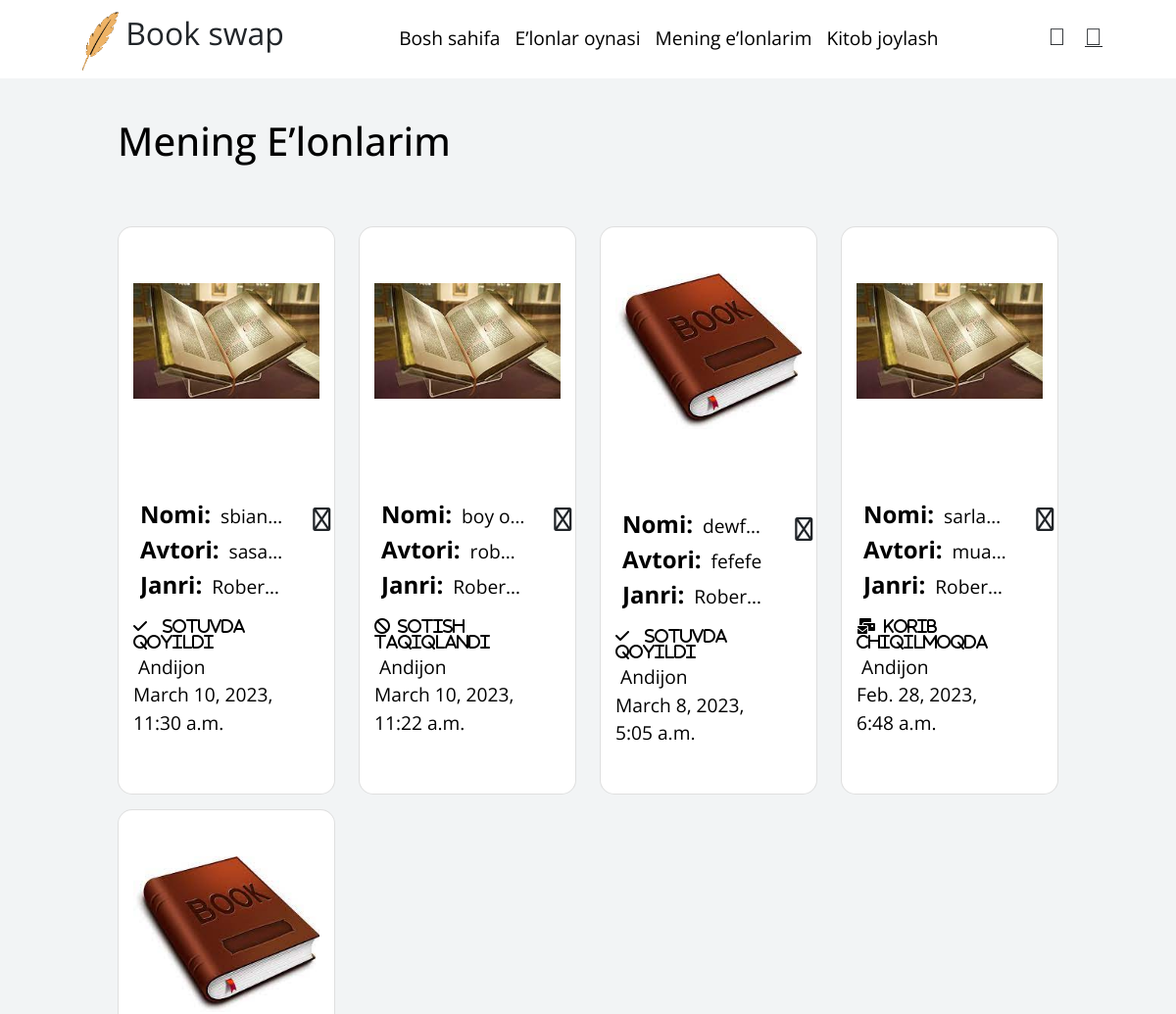
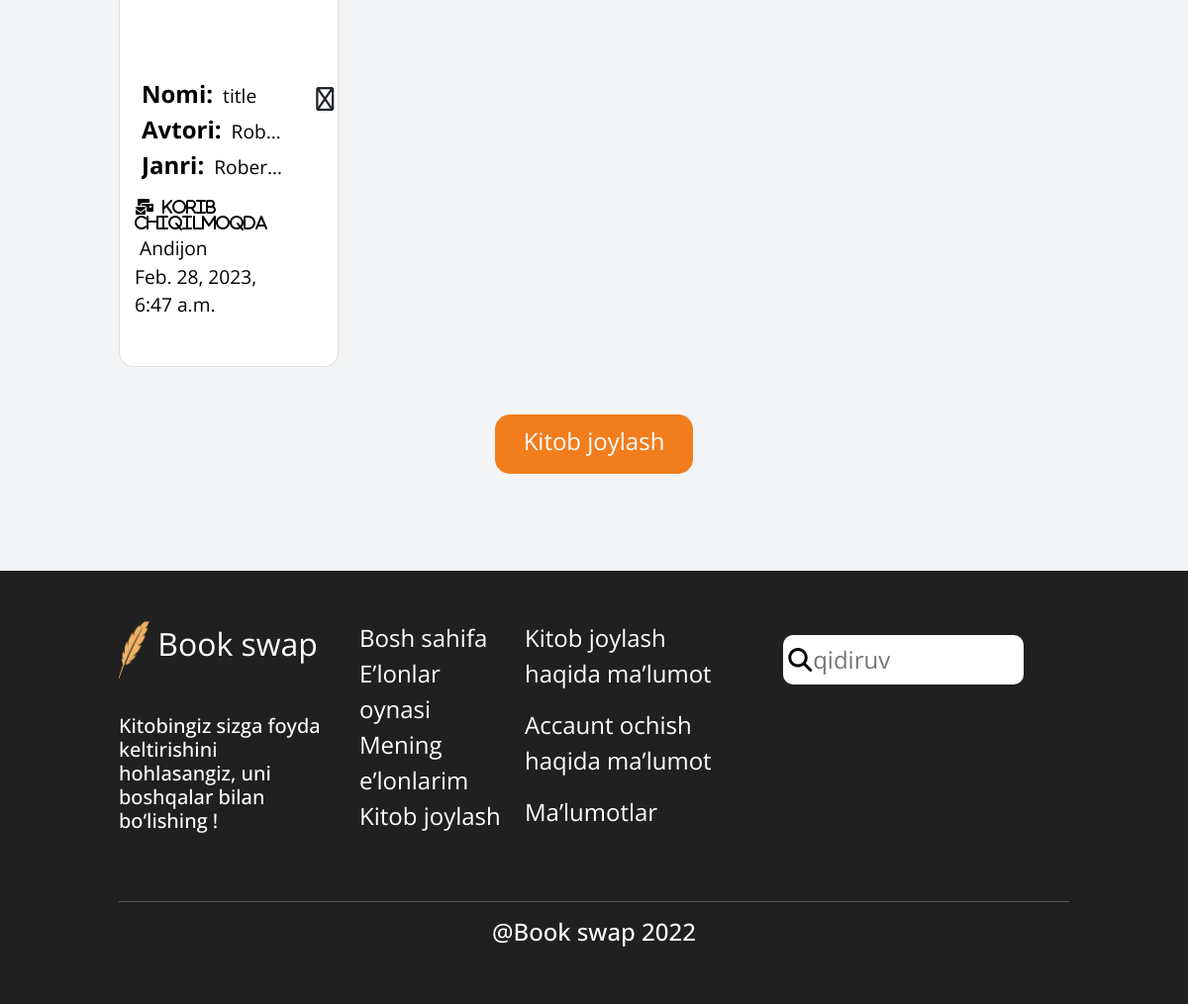
/mybooks/ (signed in), run on the app's committed database (2 pictures, top to bottom).
### main/models.py (models this page shows, shortened)
class Book(models.Model):
    ADDRESS = (
		('Andijon', 'Andijon'),
		('Namangan', 'Namangan'),
		('Samarqand', 'Samarqand'),
		('Tashkent', 'Tashkent'),
		('Jizzax', 'Jizzax'),
		('Surxondaryo', 'Surxondaryo'),
		('Navoiy', 'Navoiy'),
		('Xorazm', 'Xorazm'),
		('Qashqadaryo', 'Qashqadaryo'),
		('Buxoro', 'Buxoro'),
		('Sirdaryo', 'Sirdaryo'),
		('Fargona', 'Fargona'),
	)
    author = models.ForeignKey(User, on_delete=models.CASCADE, related_name="books", default=None, null=True)
    slug = models.SlugField("Slug", max_length=256, blank=True, unique=True)
    title = models.CharField("Title", max_length=256)
    author_pen = models.CharField("Book Author", max_length=100)
    location = models.CharField('loacation', max_length=256,  choices=ADDRESS)
    genre = models.ForeignKey(Genre, on_delete=models.CASCADE, related_name="books", default=None, null=True)
    description = models.TextField("Description", max_length=200)
    image = models.ImageField("Image", upload_to="book_images")
    created_at = models.DateTimeField("Created time", auto_now_add=True)
    likes_count = models.PositiveIntegerField("Likes", default=0)
    is_checked = models.BooleanField()
    is_ban = models.BooleanField()
    class Meta:
        ordering = ['-id']
        db_table = "book"
        unique_together = ["slug"]
        verbose_name = "book"
        verbose_name_plural = "books"

class Genre(models.Model):
    title = models.CharField("Title", max_length=256)
    slug = models.SlugField("Slug", max_length=256, blank=True)
    def __str__(self):
        return f"{self.title}"
    class Meta:
        db_table = "genre"
        verbose_name = "genre"
        verbose_name_plural = "genres"

### account/models.py (models this page shows, shortened)
class User(AbstractUser):
	GENDER = (
		('Ayol', 'Ayol'),
		('Erkak', 'Erkak'),
	)
	ADDRESS = (
		('Andijon', 'Andijon'),
		('Namangan', 'Namangan'),
		('Samarqand', 'Samarqand'),
		('Tashkent', 'Tashkent'),
		('Jizzax', 'Jizzax'),
		('Surxondaryo', 'Surxondaryo'),
		('Navoiy', 'Navoiy'),
		('Xorazm', 'Xorazm'),
		('Qashqadaryo', 'Qashqadaryo'),
		('Buxoro', 'Buxoro'),
		('Sirdaryo', 'Sirdaryo'),
		('Fargona', 'Fargona'),
	)
	name = models.CharField("Name", max_length=256)
	surname = models.CharField("Surname", max_length=256)
	username = models.CharField("Username", max_length=256, unique=True, null=True)
	age = models.PositiveIntegerField("Age", null=True)
	phone = models.CharField("Phone", max_length=18)
	avatar = models.ImageField("Image", upload_to="user-images/", null=True, blank=True, default='default.png')
	gender = models.CharField("Gender", max_length=128, choices=GENDER)
	address = models.CharField("Address", max_length=128, choices=ADDRESS)
	created_at = models.DateTimeField("Created at", auto_now_add=True)
	updated_at = models.DateTimeField("Updated_at", auto_now=True)
	USERNAME_FIELD = "username"
	first_name = None
	last_name = None
	class Meta:
		db_table = "user"
		verbose_name = "user"
		verbose_name_plural = "users"

### main/views.py (the view)
# urls.py: path('mybooks/', views.MyBookView, name="my-book"),
@login_required(login_url='/profile/login/')
def MyBookView(request):
    author_book = Book.objects.select_related('genre', 'author').filter(author= request.user)
    return render(request, 'advert/my_advert.html', {"object": author_book})

### templates/advert/my_advert.html (shortened to what this page needs)
{% extends "advert/base.html" %}
{% load static %}
{% block content %}
  <header>
    <section>
      <h1>Mening E’lonlarim</h1>
      <div class="edit-section mt-5">
          <div class="row">
              {% for  book in  object %}
              <div class="col-lg-4 col-xl-3 col-md-6 col-sm-6 col-12">
                  <div class="card">
                      <a href="{% url 'main:detail' book.slug%}" style="text-decoration: none;" class="text-dark">
                        <img src="{{ book.image.url}}" alt="" style="    width: 100%;  max-height: 300px;">
                    </a>
                    <div class="row">
                        <div class="col-10">
                          <ul>
                              <li>
                                  <strong>Nomi:</strong>
                                  <span>{{ book.title}}</span>
                              </li>
                              <li>
                                  <strong>Avtori:</strong>
                                  <span>{{ book.author_pen}}</span>
                              </li>
                              <li>
                                  <strong>Janri:</strong>
                                  <span>{{ book.genre}}</span>
                              </li>
                          </ul>
                          {% if book.is_checked %}
                          <span class="fa-solid fa-check">&nbsp &nbsp Sotuvda qoyildi</span>
                          {% endif %}
                          {% if book.is_ban %}
                            <span class="fa-solid fa-ban">&nbsp sotish taqiqlandi</span>
                          {% endif %}
                          {% if not book.is_checked and not book.is_ban %}
                                <span class="fa-solid fa-envelopes-bulk">&nbsp korib chiqilmoqda</span>
                          {% endif %}
                          <br>
                          <span class="about-box">{{book.author.address}} <br> {{book.created_at}}</span>
                      </div>
                      <div class="col-2">
                          <i class="fa-solid fa-ellipsis-vertical dropdown-button p-1 btn"></i>
                      </div>
                  </div>
                  </div>
              </div>
             {% endfor %}
          </div>
      </div>
  </section>
    <center>
      <a href="{% url 'main:create-book' %}" class="btn btn-orange mt-5 mb-5">Kitob joylash</a>
    </center>
  </header>
  {% endblock %}

### templates/advert/base.html (shortened to what this page needs)
<!doctype html>
<html lang="en">
<head>
  <link rel="stylesheet" href="https://site-assets.fontawesome.com/releases/v6.1.1/css/all.css">
  <link rel="stylesheet" href="/static/css/bootstrap.min.css">
  <link rel="stylesheet" href="/static/css/owl.carousel.min.css">
  <link rel="stylesheet" href="/static/css/style.css">
</head>
<body class="page">
  <nav class="nav nav-advert" id="navbar">
    <div class="logo">
      <a href="/" class="text-dark text-decoration-none">
        <img src="/static/img/logo.png" alt="">
        <span>Book swap</span>
      </a>
    </div>
    <ul class="nav-items">
      <li>
        <a href="/">Bosh sahifa</a>
      </li>
      <li>
        <a href="{% url 'main:book-list' %}">E’lonlar oynasi</a>
      </li>
      <li>
        <a href="{% url 'main:my-book' %}">Mening e’lonlarim</a>
      </li>
      <li>
        <a href="{% url 'main:create-book' %}">Kitob joylash</a>
      </li>
    </ul>
    <div class="menu-bar">
      {% if request.user.is_authenticated %}
      <a href="{% url 'main:book-list' %}" class="text-dark text-decoration-none">
        <i class="fa-light fa-search"></i>
      </a>
      <a href="{% url 'profile:deatil' %}" class="text-dark"><i class="fa-light fa-user"></i></a>
      {% else %}
      <a href="{% url 'profile:login' %}" class="text-dark"><i class="fa-solid fa-right-to-bracket"></i></a>
      {% endif %}
    </div>
  </nav>
  {% block content %}
  {% endblock %}
  <footer>
    <div class="row">
      <div class="col-lg-3">
        <img src="/static/img/logo.png" alt="" width="33px">
        <span class="brend-name">Book swap</span>
        <br><br>
        <h5>
          Kitobingiz sizga foyda keltirishini hohlasangiz, uni boshqalar bilan bo‘lishing !
        </h5>
      </div>
      <div class="col-lg-2">
        <ul>
          <li>
            <a href="/">Bosh sahifa</a>
          </li>
          <li>
            <a href="{% url 'main:book-list' %}">E’lonlar oynasi</a>
          </li>
          <li>
            <a href="{% url 'main:my-book' %}">Mening e’lonlarim</a>
          </li>
          <li>
            <a href="{% url 'main:create-book'%}">Kitob joylash</a>
          </li>
        </ul>
      </div>
      <div class="col-lg-3">
        <p>Kitob joylash haqida ma’lumot</p>
        <p>Accaunt ochish haqida ma’lumot</p>
        <p>Ma’lumotlar</p>
      </div>
      <div class="col-lg-4">
        <form method="post" id="header-search-desktop-span" onchange="submit()" action="{% url 'main:book-list' %}">
          <div class="input-group">
            <i class="fas fa-search"></i>
            <input type="text" name="query" placeholder="qidiruv">
          </div>
        </form>
      </div>
    </div>
    <br>
    <hr>
    <center>
      <h4>@Book swap 2022</h4>
    </center>
  </footer>
</body>
</html>

### static/css/style.css (style rules this page uses)
* { font-family: 'Open Sans', sans-serif; font-style: normal; }
html { width: 100vw; min-height: 100vh; overflow-x: hidden; }
body { width: 100vw; min-height: 100vh; margin: 0; padding: 0; box-sizing: border-box; font-family: Canaro; font-weight: 600, Semi Bold; overflow-x: hidden !important; }
body.page { background-color: #F2F4F5; color: #000; }
nav { width: 100vw; height: 80px; position: fixed; display: flex; flex-wrap: nowrap !important; padding: 10px 5% 10px 7% !important; background: linear-gradient(103.17deg, rgba(255, 255, 255, 0.3) 0%, rgba(255, 255, 255, 0.05) 76.68%); backdrop-filter: blur(40px); -webkit-backdrop-filter: blur(40px); align-items: baseline; align-content: flex-end; color: #fff; z-index: 98; transition: height 0.8s ease-in; }
nav.nav-advert { background-color: #fff; color: #000; }
nav .logo { flex: 0.4; }
nav .logo img { width: 40px; height: 60px; display: inline; }
nav .logo span { font-size: 2rem; }
nav .nav-items { display: flex; flex: 1; list-style: none; flex-direction: row; font-size: x-large; }
nav ul.nav-items li { margin-left: 25px; align-items: center; }
nav ul.nav-items li a { padding-bottom: 4px; color: #fff; text-decoration: none; }
nav.nav-advert ul.nav-items li a { padding-bottom: 4px; color: #000; text-decoration: none; }
nav .menu-bar i { font-size: x-large; margin-left: 15px; }
@media (max-width: 1200px) { nav .logo { flex: 0.5; } }
@media (max-width: 1200px) { nav .nav-items { flex: 1.2; font-size: larger; } }
@media (max-width: 1200px) { nav .nav-items li { margin-left: 15px !important; } }
header { margin: 120px 10% 0 10%; }
.edit-section .card { background-color: #fff; height: 580px; display: flex; justify-content: space-around; padding: 15px; margin-top: 15px; border-radius: 15px; }
.edit-section .card ul { margin-top: 15px; list-style: none; margin-left: -25px; font-size: larger; }
.edit-section .card ul li { white-space: nowrap; width: 100%; overflow: hidden; text-overflow: ellipsis; }
.edit-section .card ul li strong { font-size: x-large; margin-right: 5px; }
.edit-section .card .about-box { margin-left: 5px; font-size: larger; }
.edit-section .card i { margin-top: 15px; margin-right: -45px; font-size: x-large; }
footer { margin-top: 50px; width: 100vw; min-height: 250px; padding: 50px 10% 50px 10%; background-color: #202020; text-align: left; color: #fff; font-size: 24px; }
footer .brend-name { font-size: xx-large; }
footer ul { list-style: none; margin-left: -35px; font-size: x-large; }
footer ul li a { color: #fff; text-decoration: none; }
footer .input-group { display: flex; width: 80%; height: 50px; margin: 5%; background-color: #fff; border-radius: 10px; padding: 5px; color: #000; align-items: center; }
footer .input-group input { width: 80%; margin-left: 10px; background-color: transparent; border: none; outline: none; color: #000; }
.btn-orange { width: 200px; height: 60px; border-radius: 15px; padding: 8px; padding: 8px 20px; color: #fff; font-size: 24px; text-decoration: none; background-color: #f27d1d; }

### data on the page
Book: image (picture), title "sbian…", author_pen "sasa…", genre "Rober…", is_checked "Sotuvda qoyildi", author.address "Andijon", created_at "March 10, 2023, 11:30 a.m."
Book: image (picture), title "boy o…", author_pen "rob…", genre "Rober…", is_ban "sotish taqiqlandi", author.address "Andijon", created_at "March 10, 2023, 11:22 a.m."
Book: image (picture), title "dewf…", author_pen "fefefe", genre "Rober…", is_checked "Sotuvda qoyildi", author.address "Andijon", created_at "March 8, 2023, 5:05 a.m."
Book: image (picture), title "sarla…", author_pen "mua…", genre "Rober…", is_checked "korib chiqilmoqda", author.address "Andijon", created_at "Feb. 28, 2023, 6:48 a.m."
Book: image (picture), title "title", author_pen "Rob…", genre "Rober…", is_checked "korib chiqilmoqda", author.address "Andijon", created_at "Feb. 28, 2023, 6:47 a.m."
